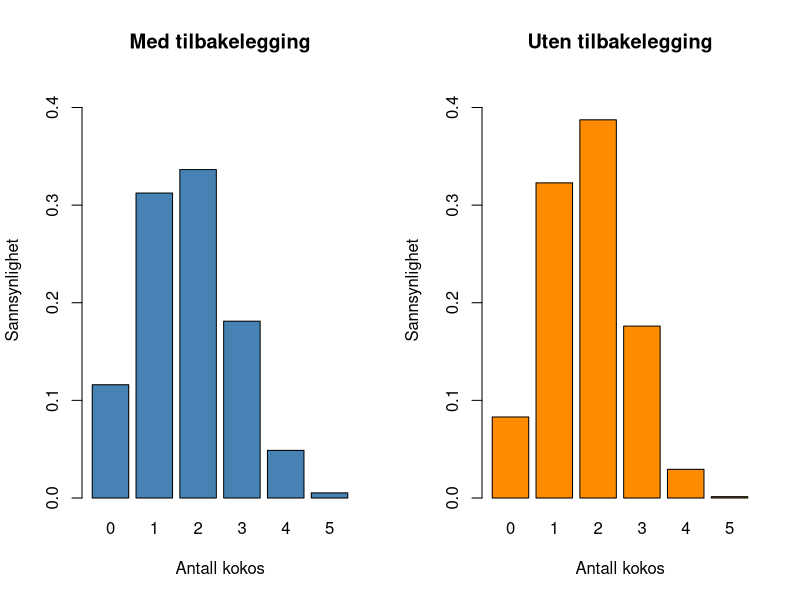

Recreate this plot in R.
#Twist-posen
#a) Du skal rydde opp etter en fest, og finner en Twist-pose med kun 7 kokos 
#og 13 lakris igjen. Du plukker en tilfeldig twist. Hva er sannsynligheten
#for at den blir en kokos?
kokos <- 7
lakris <- 13
total = kokos + lakris

P_kokos = kokos / total


#b) Du liker verken lakris eller kokos, så du legger den du har plukket tilbake
#i posen for å plukke en ny. Du prøver deg slik 5 ganger, og legger tilbake 
#for hver gang. Lag stoplediagram over sannsynligheten for at du har plukket
#kokos respektivt 0, 1, 2, 3, 4 og 5 ganger
N <- total
S <- kokos
p <- S / N
n <- 5

#Formel 4.2.3 i formelheftet
ProbComb = function(k){
  choose(n, k) * (p^k) * (1 - p)^(n - k)
}
ProbComb(0)
ProbComb(1)
ProbComb(2)
ProbComb(3)
ProbComb(4)
ProbComb(5)




#Litt senere på morran er du så sultern at selv kokos og lakris går an, så
#du plukker 5 twist og spiser dem. Lag stolpediagram over sannsynligheten for
#at du spiser respektive 0, 1, 2, 3, 4 og 5 kokos
ProbCombNoReplace = function(k){
  (choose(S, k) * choose((N - S), n - k) / choose(N, n))
}
ProbCombNoReplace(0)
ProbCombNoReplace(1)
ProbCombNoReplace(2)
ProbCombNoReplace(3)
ProbCombNoReplace(4)
ProbCombNoReplace(5)


#Diagrammer
k_values <- 0:n
probs_binom <- sapply(k_values, ProbComb)
probs_hyper <- sapply(k_values, ProbCombNoReplace)

max_b <- max(probs_binom)
max_h <- max(probs_hyper)

max_y <- max(max_b, max_h)

ylim_val <- c(0, max_y * 1.1)


par(mfrow = c(1, 2))

barplot(probs_binom, names.arg = k_values, col = "steelblue",
        ylim = ylim_val, xlab = "Antall kokos", ylab = "Sannsynlighet", 
        main = "Med tilbakelegging")

barplot(probs_hyper, names.arg = k_values, col = "darkorange", 
        ylim = ylim_val, xlab = "Antall kokos", ylab = "Sannsynlighet", 
        main = "Uten tilbakelegging")
par(mfrow = c(1, 1))
